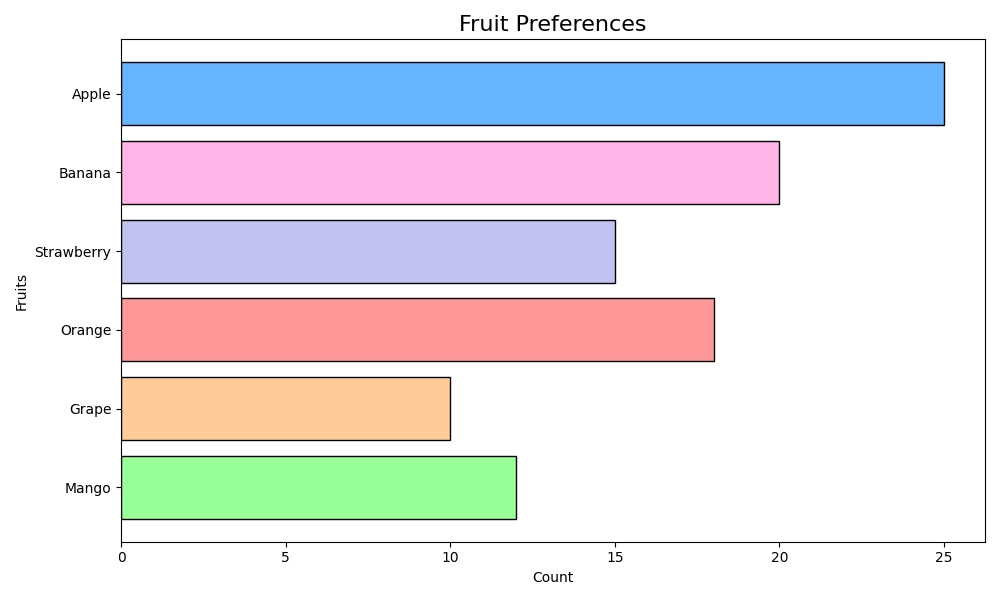

Generate this figure with Python:
import matplotlib.pyplot as plt

# Data for horizontal bar chart
fruits = ['Apple', 'Banana', 'Strawberry', 'Orange', 'Grape', 'Mango']
preferences = [25, 20, 15, 18, 10, 12]

# Manually shuffled colors
colors = ['#66b3ff', '#ffb3e6', '#c2c2f0', '#ff9999', '#ffcc99', '#99ff99']

# Create horizontal bar chart
fig, ax = plt.subplots(figsize=(10, 6))
ax.barh(fruits, preferences, color=colors, edgecolor='black')

# Customize plot
ax.set_title("Fruit Preferences", fontsize=16)
ax.set_xlabel("Count")
ax.set_ylabel("Fruits")
ax.invert_yaxis()  # Optional: to display the first element on top
plt.grid(False)

plt.tight_layout()
plt.show()
